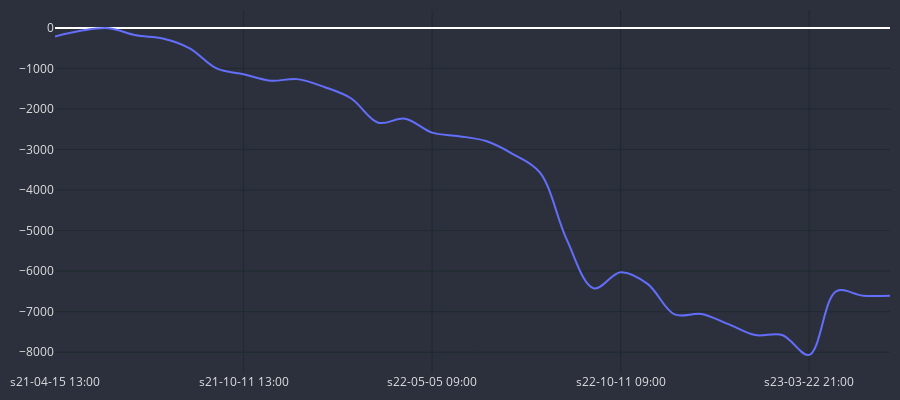

Here is the notebook cell this chart was saved with:
### Code cell
cp = CandlePlot(df_trades, candles=False)
cp.show_plot(line_traces=['GAIN_C'])

### Figure 1 — Plotly figure (JSON) as saved in the notebook; plotly's stock layout.template omitted (floating-point values rounded to 4 significant figures)
{"data": [{"line": {"shape": "spline", "width": 2}, "name": "GAIN_C", "type": "scatter", "x": ["s21-04-15 13:00", "s21-05-04 21:00", "s21-06-21 21:00", "s21-08-09 21:00", "s21-08-18 21:00", "s21-09-09 17:00", "s21-09-20 17:00", "s21-10-11 13:00", "s21-11-11 02:00", "s21-12-27 18:00", "s22-01-30 22:00", "s22-02-09 10:00", "s22-03-01 06:00", "s22-03-22 13:00", "s22-05-05 09:00", "s22-06-06 05:00", "s22-07-08 09:00", "s22-07-25 13:00", "s22-08-01 01:00", "s22-09-07 21:00", "s22-09-25 21:00", "s22-10-11 09:00", "s22-11-15 22:00", "s22-12-14 18:00", "s22-12-21 02:00", "s23-01-31 06:00", "s23-02-08 06:00", "s23-02-15 10:00", "s23-03-22 21:00", "s23-04-04 05:00", "s23-07-27 01:00", "s23-08-09 09:00"], "y": [-210.3, -65.1, -5.5, -181.9, -259.6, -502.2, -997.2, -1144.0, -1302.0, -1263.0, -1458.0, -1741.0, -2339.0, -2238.0, -2584.0, -2670.0, -2791.0, -3111.0, -3565.0, -5224.0, -6425.0, -6026.0, -6314.0, -7068.0, -7056.0, -7309.0, -7577.0, -7575.0, -8065.0, -6498.0, -6605.0, -6605.0]}], "layout": {"font": {"color": "#e1e1e1", "size": 12}, "height": 400, "margin": {"b": 10, "l": 10, "r": 10, "t": 10}, "paper_bgcolor": "#2c303c", "plot_bgcolor": "#2c303c", "width": 900, "xaxis": {"gridcolor": "#1f292f", "nticks": 5, "rangeslider": {"visible": false}}, "yaxis": {"gridcolor": "#1f292f"}}}
